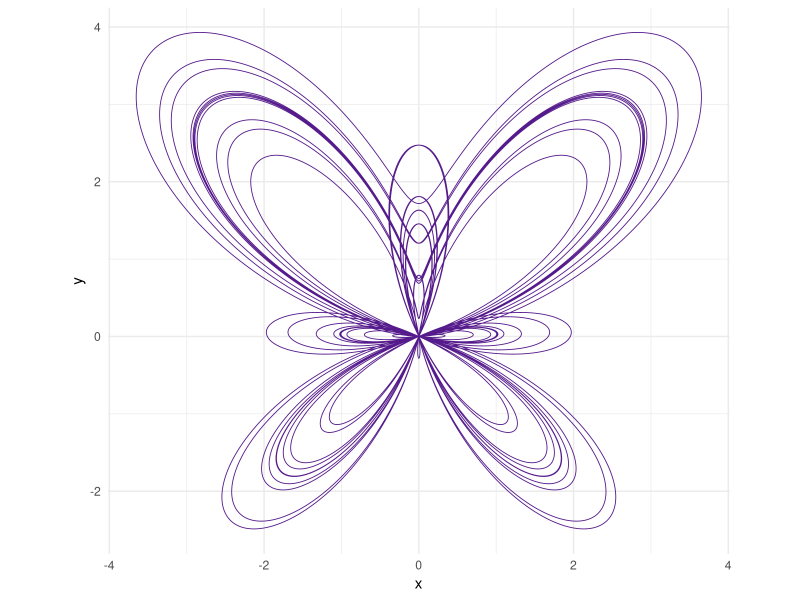
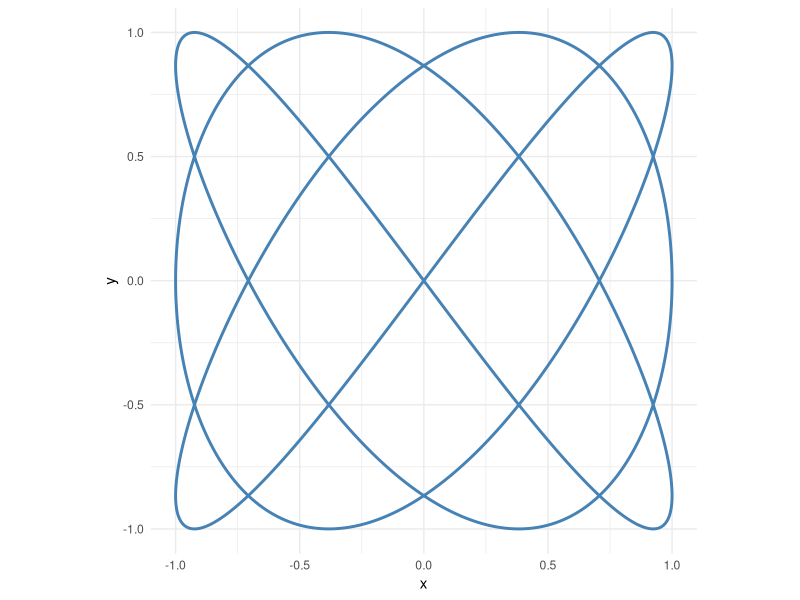
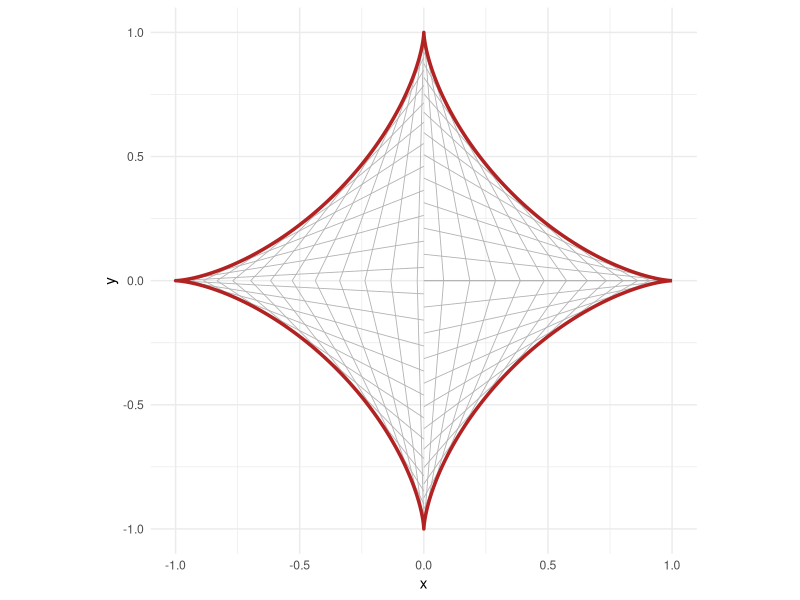
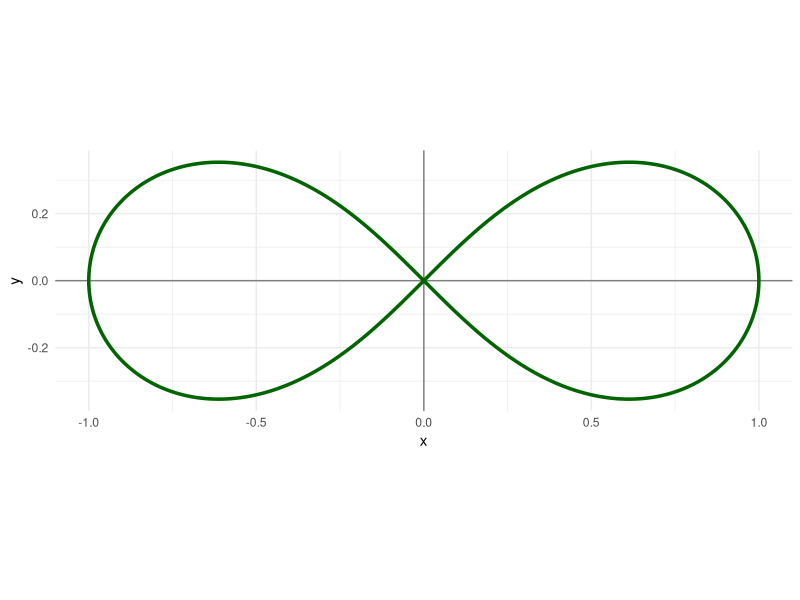
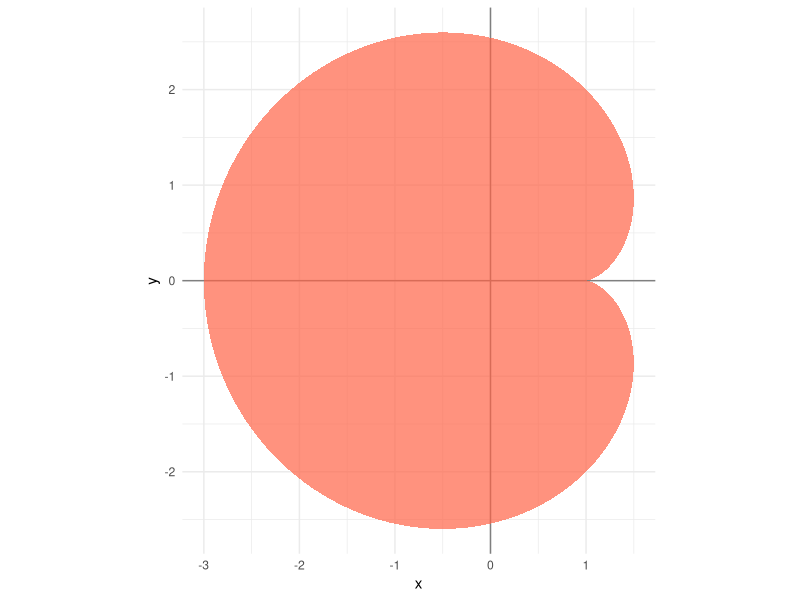
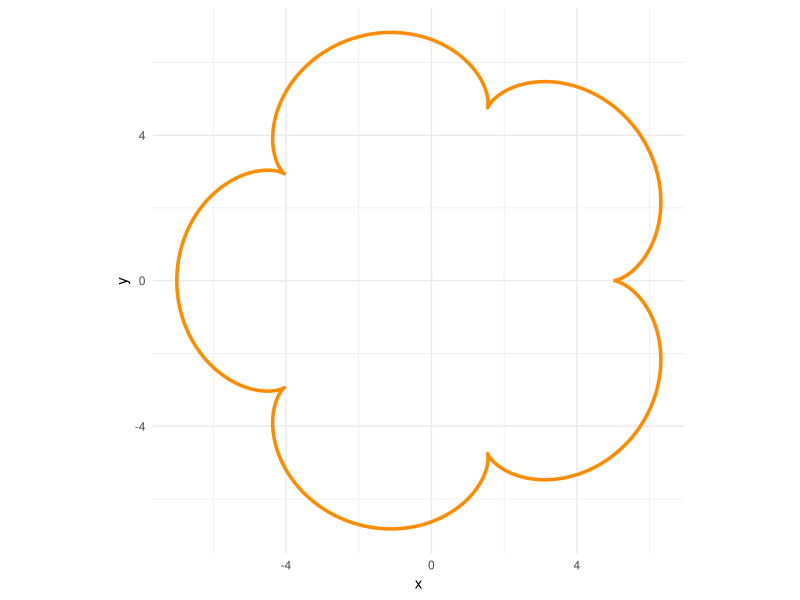
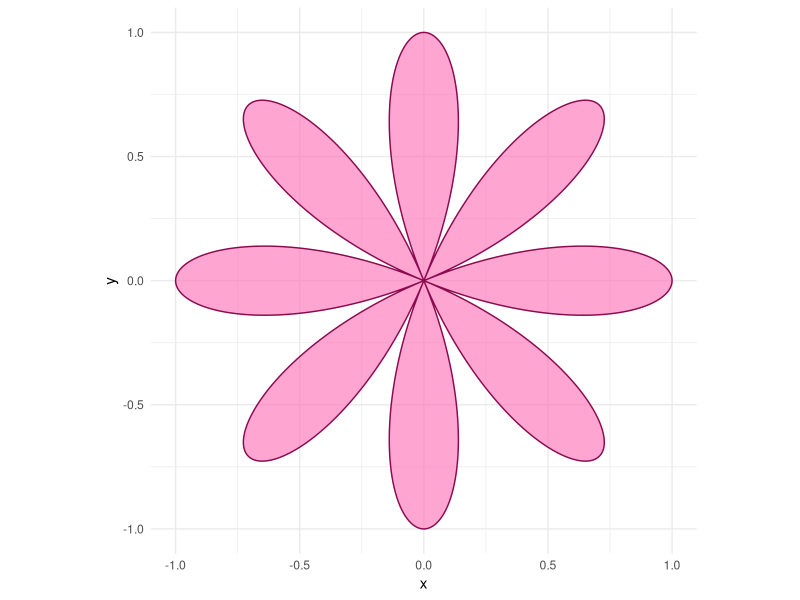
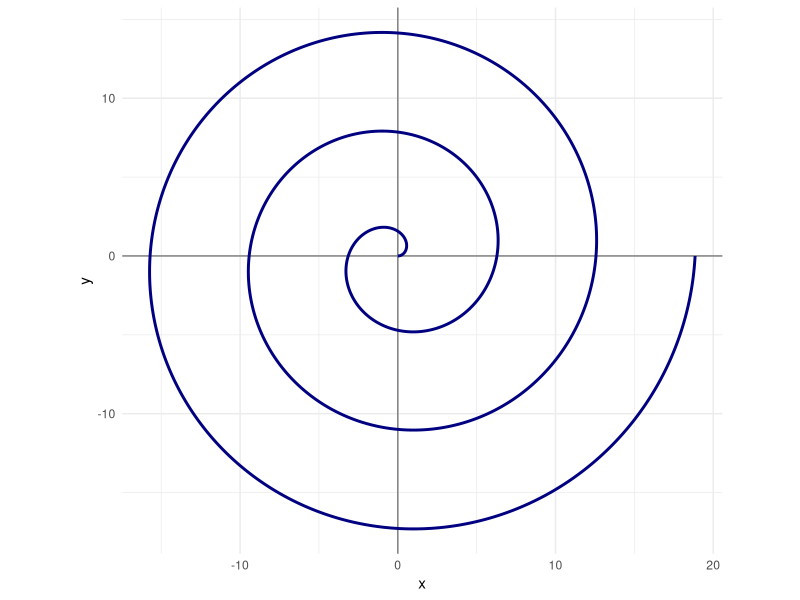

Write R code to recreate these figures, in order.
# =============================================================================
#  16 figuras matemáticas con ggplot2 (solo tidyverse)
#  Receta común: tibble() -> mutate() con la fórmula -> ggplot()
# =============================================================================
library(tidyverse)
set.seed(2026)

# -----------------------------------------------------------------------------
# 1. Mariposa (curva de Fay)
#    Curiosidad: la publicó Temple H. Fay en 1989 en la revista
#    American Mathematical Monthly.
# -----------------------------------------------------------------------------
tibble(t = seq(0, 24 * pi, length.out = 10000)) |>
  mutate(k = exp(cos(t)) - 2 * cos(4 * t) - sin(t / 12)^5,
         x = sin(t) * k,
         y = cos(t) * k) |>
  ggplot(aes(x, y)) +
  geom_path(colour = "purple4", linewidth = 0.3) +
  coord_equal() +
  theme_minimal()

# -----------------------------------------------------------------------------
# 2. Curva de Lissajous: x = sin(a t + delta), y = sin(b t)
#    Curiosidad: Jules Lissajous las estudió en 1857 con espejos pegados a
#    diapasones. El logotipo de la televisión pública australiana (ABC) es
#    una curva de Lissajous.
# -----------------------------------------------------------------------------
a <- 3; b <- 4

tibble(t = seq(0, 2 * pi, length.out = 2000)) |>
  mutate(x = sin(a * t + pi / 2),
         y = sin(b * t)) |>
  ggplot(aes(x, y)) +
  geom_path(colour = "steelblue", linewidth = 1) +
  coord_equal() +
  theme_minimal()

# -----------------------------------------------------------------------------
# 3. Astroide: x = cos^3(t), y = sin^3(t)
#    Curiosidad: es la curva que "dibuja" una escalera que resbala por una
#    pared: la envolvente de todas sus posiciones es un astroide.
#    Aquí se ven esas escaleras (segmentos) junto con la curva.
# -----------------------------------------------------------------------------
escaleras <- tibble(t = seq(0, 2 * pi, length.out = 60)) |>
  mutate(x = cos(t), y = sin(t))

tibble(t = seq(0, 2 * pi, length.out = 1000)) |>
  mutate(x = cos(t)^3, y = sin(t)^3) |>
  ggplot(aes(x, y)) +
  geom_segment(data = escaleras, aes(x = x, y = 0, xend = 0, yend = y),
               colour = "grey70", linewidth = 0.3) +
  geom_path(colour = "firebrick", linewidth = 1.2) +
  coord_equal() +
  theme_minimal()

# -----------------------------------------------------------------------------
# 4. Lemniscata de Bernoulli (el "infinito")
#    Curiosidad: Jakob Bernoulli la describió en 1694 y la llamó lemniscus,
#    "cinta" en latín. Es el conjunto de puntos cuyo producto de distancias
#    a dos focos es constante.
# -----------------------------------------------------------------------------
tibble(t = seq(0, 2 * pi, length.out = 1000)) |>
  mutate(x = cos(t) / (1 + sin(t)^2),
         y = sin(t) * cos(t) / (1 + sin(t)^2)) |>
  ggplot(aes(x, y)) +
  geom_hline(yintercept = 0, colour = "grey50") +
  geom_vline(xintercept = 0, colour = "grey50") +
  geom_path(colour = "darkgreen", linewidth = 1.2) +
  coord_equal() +
  theme_minimal()

# -----------------------------------------------------------------------------
# 5. Cardioide: x = 2cos(t) - cos(2t), y = 2sin(t) - sin(2t)
#    Curiosidad: el "cuerpo" principal del conjunto de Mandelbrot es
#    exactamente un cardioide. Los micrófonos "cardioides" deben su nombre a
#    que su patrón de captación tiene esta forma.
# -----------------------------------------------------------------------------
tibble(t = seq(0, 2 * pi, length.out = 1000)) |>
  mutate(x = 2 * cos(t) - cos(2 * t),
         y = 2 * sin(t) - sin(2 * t)) |>
  ggplot(aes(x, y)) +
  geom_hline(yintercept = 0, colour = "grey50") +
  geom_vline(xintercept = 0, colour = "grey50") +
  geom_polygon(fill = "tomato", alpha = 0.7) +
  coord_equal() +
  theme_minimal()

# -----------------------------------------------------------------------------
# 6. Epicicloide: un círculo de radio r rueda por fuera de otro de radio R
#    Curiosidad: con R/r = 1 sale un cardioide y con R/r = 2 una nefroide,
#    que es la forma brillante que hace la luz en el fondo de una taza.
# -----------------------------------------------------------------------------
R <- 5; r <- 1   # R/r = número de "puntas"

tibble(t = seq(0, 2 * pi, length.out = 2000)) |>
  mutate(x = (R + r) * cos(t) - r * cos((R + r) / r * t),
         y = (R + r) * sin(t) - r * sin((R + r) / r * t)) |>
  ggplot(aes(x, y)) +
  geom_path(colour = "darkorange", linewidth = 1.2) +
  coord_equal() +
  theme_minimal()

# -----------------------------------------------------------------------------
# 7. Rosa polar: r = cos(k * theta)
#    Curiosidad: las estudió Guido Grandi hacia 1725. Si k es impar la rosa
#    tiene k pétalos; si k es par tiene 2k.
# -----------------------------------------------------------------------------
k <- 4

tibble(theta = seq(0, 2 * pi, length.out = 2000)) |>
  mutate(r = cos(k * theta),
         x = r * cos(theta),
         y = r * sin(theta)) |>
  ggplot(aes(x, y)) +
  geom_polygon(fill = "hotpink", colour = "deeppink4", alpha = 0.6) +
  coord_equal() +
  theme_minimal()

# -----------------------------------------------------------------------------
# 8. Espiral de Arquímedes: r = theta
#    Curiosidad: Arquímedes la describió en "Sobre las espirales"
#    (~225 a. C.). Con ella se puede trisecar un ángulo, algo imposible
#    solo con regla y compás.
# -----------------------------------------------------------------------------
tibble(theta = seq(0, 6 * pi, length.out = 2000)) |>
  mutate(x = theta * cos(theta),
         y = theta * sin(theta)) |>
  ggplot(aes(x, y)) +
  geom_hline(yintercept = 0, colour = "grey50") +
  geom_vline(xintercept = 0, colour = "grey50") +
  geom_path(colour = "navy", linewidth = 1) +
  coord_equal() +
  theme_minimal()

# -----------------------------------------------------------------------------
# 9. Espiral de Fermat: r = ±sqrt(theta)
#    Curiosidad: el modelo de Vogel (1979) del girasol coloca cada semilla
#    sobre una espiral de Fermat girando el ángulo áureo (~137,5 grados).
# -----------------------------------------------------------------------------
tibble(theta = seq(0, 10 * pi, length.out = 2000)) |>
  mutate(r = sqrt(theta)) |>
  (\(d) bind_rows(positiva = d, negativa = mutate(d, r = -r), .id = "rama"))() |>
  mutate(x = r * cos(theta), y = r * sin(theta)) |>
  ggplot(aes(x, y, colour = rama)) +
  geom_path(linewidth = 1, show.legend = FALSE) +
  scale_colour_manual(values = c("black", "goldenrod")) +
  coord_equal() +
  theme_minimal()

# -----------------------------------------------------------------------------
# 10. Onda amortiguada: y = e^(-0.2x) * sin(2x)
#     Curiosidad: es la solución del oscilador armónico amortiguado, el mismo
#     modelo que describe los amortiguadores de un coche o un circuito RLC.
#     Las líneas discontinuas (±e^(-0.2x)) son su "envolvente".
# -----------------------------------------------------------------------------
tibble(x = seq(0, 20, length.out = 1000)) |>
  mutate(y = exp(-0.2 * x) * sin(2 * x)) |>
  ggplot(aes(x, y)) +
  geom_hline(yintercept = 0, colour = "grey50") +
  geom_line(aes(y = exp(-0.2 * x)), linetype = "dashed", colour = "grey40") +
  geom_line(aes(y = -exp(-0.2 * x)), linetype = "dashed", colour = "grey40") +
  geom_line(colour = "darkcyan", linewidth = 1) +
  theme_minimal()

# -----------------------------------------------------------------------------
# 11. Curva de Batman (funciones a trozos)
#     Curiosidad: se hizo viral en internet en 2011 y se atribuye a
#     J. Matthew Register. Está hecha solo con elipses, rectas y parábolas.
# -----------------------------------------------------------------------------
x <- seq(-7, 7, length.out = 2000)

arriba <- tibble(x) |>
  mutate(y = case_when(
    abs(x) > 3    ~ 3 * sqrt(1 - (x / 7)^2),
    abs(x) > 1    ~ 6 * sqrt(10) / 7 + 1.5 - 0.5 * abs(x) -
                    6 * sqrt(10) / 14 * sqrt(pmax(0, 4 - (abs(x) - 1)^2)),
    abs(x) > 0.75 ~ 9 - 8 * abs(x),
    abs(x) > 0.5  ~ 3 * abs(x) + 0.75,
    TRUE          ~ 2.25))

abajo <- tibble(x = rev(x)) |>
  mutate(y = case_when(
    abs(x) > 4 ~ -3 * sqrt(1 - (x / 7)^2),
    TRUE       ~ abs(x / 2) - (3 * sqrt(33) - 7) / 112 * x^2 - 3 +
                 sqrt(pmax(0, 1 - (abs(abs(x) - 2) - 1)^2))))

bind_rows(arriba, abajo) |>
  ggplot(aes(x, y)) +
  geom_polygon(fill = "black") +
  coord_equal() +
  theme_void() +
  theme(plot.background = element_rect(fill = "gold", colour = NA))

# -----------------------------------------------------------------------------
# 12. Triángulo de Sierpinski ("juego del caos")
#     Regla: elige un vértice al azar y muévete a mitad de camino hacia él.
#     Curiosidad: tiene área cero y dimensión fractal log(3)/log(2) ≈ 1,585:
#     es "más" que una línea pero "menos" que una superficie.
# -----------------------------------------------------------------------------
n  <- 20000
vx <- c(0, 1, 0.5); vy <- c(0, 0, sqrt(3) / 2)   # vértices
v  <- sample(1:3, n, replace = TRUE)
px <- py <- numeric(n)
for (i in 2:n) {
  px[i] <- (px[i - 1] + vx[v[i]]) / 2
  py[i] <- (py[i - 1] + vy[v[i]]) / 2
}

tibble(x = px, y = py, vertice = factor(v)) |>
  ggplot(aes(x, y, colour = vertice)) +
  geom_point(size = 0.1, show.legend = FALSE) +
  coord_equal() +
  theme_void()

# -----------------------------------------------------------------------------
# 13. Helecho de Barnsley
#     Curiosidad: Michael Barnsley lo presentó en "Fractals Everywhere"
#     (1988). Con solo 4 transformaciones reproduce el helecho real
#     Asplenium adiantum-nigrum.
# -----------------------------------------------------------------------------
n  <- 50000
px <- py <- numeric(n)
regla <- sample(1:4, n, replace = TRUE, prob = c(0.01, 0.85, 0.07, 0.07))
for (i in 2:n) {
  x0 <- px[i - 1]; y0 <- py[i - 1]
  nuevo <- switch(regla[i],
    c(0, 0.16 * y0),                                     # tallo
    c(0.85 * x0 + 0.04 * y0, -0.04 * x0 + 0.85 * y0 + 1.6),  # hojas menores
    c(0.20 * x0 - 0.26 * y0,  0.23 * x0 + 0.22 * y0 + 1.6),  # hoja izquierda
    c(-0.15 * x0 + 0.28 * y0, 0.26 * x0 + 0.24 * y0 + 0.44)) # hoja derecha
  px[i] <- nuevo[1]; py[i] <- nuevo[2]
}

tibble(x = px, y = py) |>
  ggplot(aes(x, y)) +
  geom_point(size = 0.05, colour = "forestgreen") +
  coord_equal() +
  theme_void()

# -----------------------------------------------------------------------------
# 14. Tablas de multiplicar en un círculo
#     Se ponen N puntos en un círculo y se une el punto i con el (m * i) mod N.
#     Curiosidad: con m = 2 aparece un cardioide y con m = 3 una nefroide.
#     Lo popularizó el canal Mathologer (2015).
# -----------------------------------------------------------------------------
N <- 200; m <- 2

tibble(i = 0:(N - 1)) |>
  mutate(j = (m * i) %% N,
         x = cos(2 * pi * i / N), y = sin(2 * pi * i / N),
         xend = cos(2 * pi * j / N), yend = sin(2 * pi * j / N)) |>
  ggplot() +
  geom_segment(aes(x, y, xend = xend, yend = yend, colour = i),
               linewidth = 0.3, show.legend = FALSE) +
  scale_colour_viridis_c() +
  coord_equal() +
  theme_void()

# -----------------------------------------------------------------------------
# 15. Estrella de hilo ("string art")
#     Se une el punto (i, 0) con (0, n - i) en los cuatro cuadrantes.
#     Curiosidad: solo con rectas aparece una curva, que es un arco de
#     parábola. Mary Everest Boole usaba esta técnica en el siglo XIX para
#     enseñar geometría a los niños.
# -----------------------------------------------------------------------------
n <- 20

crossing(i = 0:n, sx = c(-1, 1), sy = c(-1, 1)) |>
  ggplot() +
  geom_segment(aes(x = sx * i, y = 0, xend = 0, yend = sy * (n - i)),
               colour = "mediumvioletred", linewidth = 0.4) +
  labs(x = "x", y = "y") +
  coord_equal() +
  theme_minimal()

# -----------------------------------------------------------------------------
# 16. Paseo aleatorio en 2D
#     Curiosidad: Karl Pearson acuñó el término "random walk" en 1905.
#     George Pólya demostró (1921) que en 2D el paseo vuelve al origen con
#     probabilidad 1, pero en 3D no ("un borracho siempre vuelve a casa;
#     un pájaro borracho puede perderse para siempre").
# -----------------------------------------------------------------------------
tibble(paso = 1:5000,
       x = cumsum(rnorm(5000)),
       y = cumsum(rnorm(5000))) |>
  ggplot(aes(x, y, colour = paso)) +
  geom_path(linewidth = 0.4, show.legend = FALSE) +
  scale_colour_viridis_c(option = "inferno") +
  coord_equal() +
  theme_void() +
  theme(plot.background = element_rect(fill = "black"))
